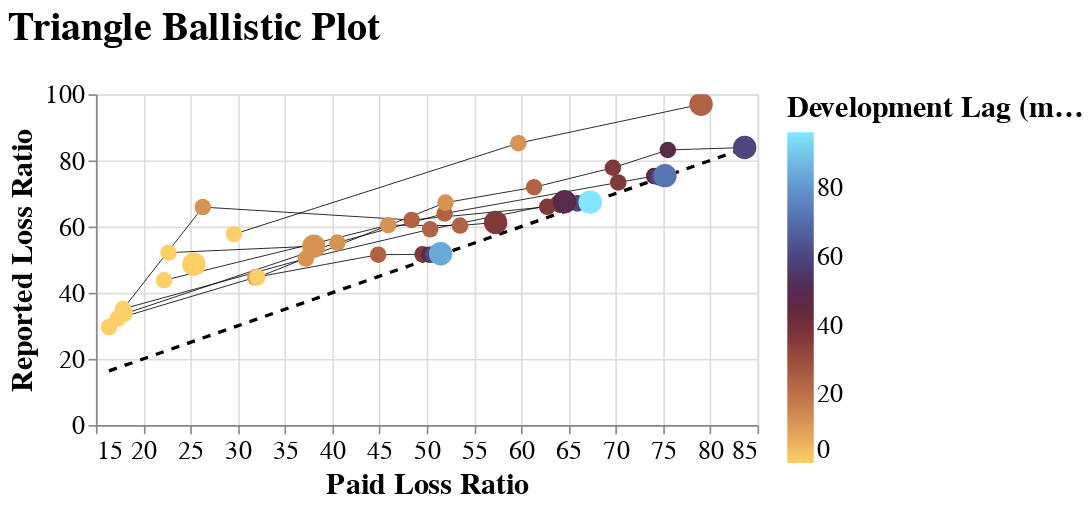

Notebook code cell kept with this figure:
### Code cell
meyers_clipped.plot_ballistic()
